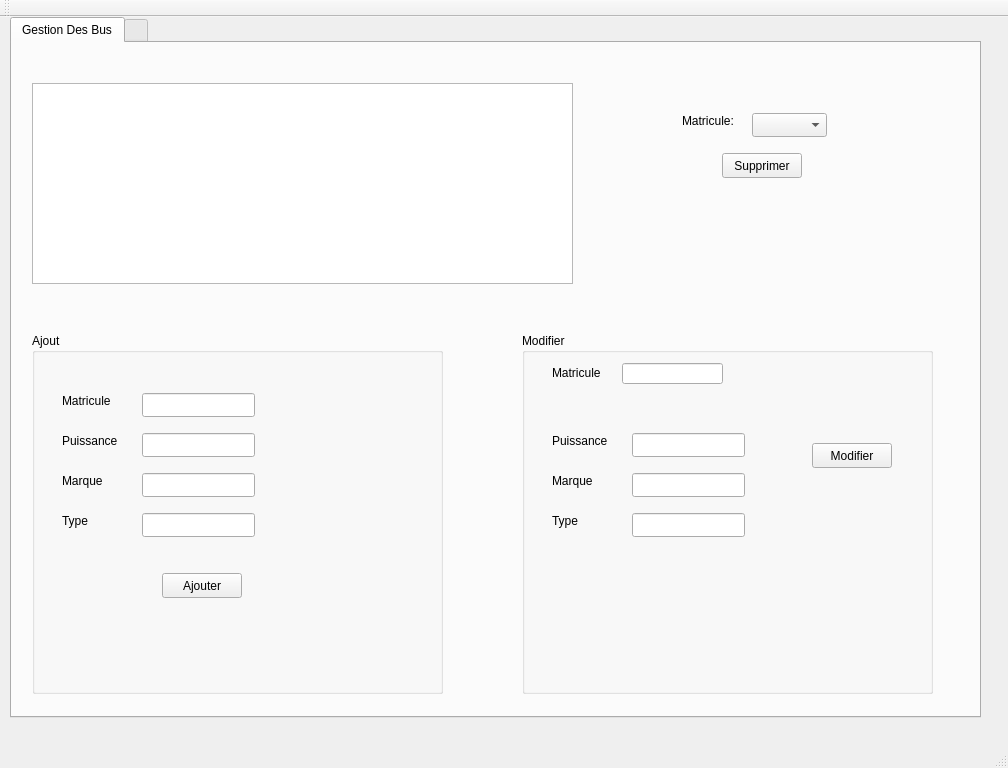
<?xml version="1.0" encoding="UTF-8"?>
<ui version="4.0">
 <class>MainWindow</class>
 <widget class="QMainWindow" name="MainWindow">
  <property name="geometry">
   <rect>
    <x>0</x>
    <y>0</y>
    <width>1008</width>
    <height>768</height>
   </rect>
  </property>
  <property name="windowTitle">
   <string>BUS</string>
  </property>
  <widget class="QWidget" name="centralWidget">
   <widget class="QTabWidget" name="tabWidget">
    <property name="geometry">
     <rect>
      <x>10</x>
      <y>0</y>
      <width>971</width>
      <height>701</height>
     </rect>
    </property>
    <property name="currentIndex">
     <number>0</number>
    </property>
    <widget class="QWidget" name="tab">
     <attribute name="title">
      <string>Gestion Des Bus</string>
     </attribute>
     <widget class="QTableView" name="tab_Bus">
      <property name="geometry">
       <rect>
        <x>20</x>
        <y>40</y>
        <width>541</width>
        <height>201</height>
       </rect>
      </property>
     </widget>
     <widget class="QLabel" name="label_5">
      <property name="geometry">
       <rect>
        <x>670</x>
        <y>70</y>
        <width>56</width>
        <height>16</height>
       </rect>
      </property>
      <property name="text">
       <string>Matricule:</string>
      </property>
     </widget>
     <widget class="QPushButton" name="ButtonSupprimer">
      <property name="geometry">
       <rect>
        <x>710</x>
        <y>110</y>
        <width>80</width>
        <height>25</height>
       </rect>
      </property>
      <property name="text">
       <string>Supprimer</string>
      </property>
     </widget>
     <widget class="QGroupBox" name="groupBox_2">
      <property name="geometry">
       <rect>
        <x>510</x>
        <y>290</y>
        <width>411</width>
        <height>361</height>
       </rect>
      </property>
      <property name="title">
       <string>Modifier</string>
      </property>
      <widget class="QLabel" name="label_6">
       <property name="geometry">
        <rect>
         <x>30</x>
         <y>30</y>
         <width>56</width>
         <height>20</height>
        </rect>
       </property>
       <property name="text">
        <string>Matricule</string>
       </property>
      </widget>
      <widget class="QLabel" name="label_7">
       <property name="geometry">
        <rect>
         <x>30</x>
         <y>100</y>
         <width>56</width>
         <height>16</height>
        </rect>
       </property>
       <property name="text">
        <string>Puissance</string>
       </property>
      </widget>
      <widget class="QLabel" name="label_8">
       <property name="geometry">
        <rect>
         <x>30</x>
         <y>140</y>
         <width>56</width>
         <height>16</height>
        </rect>
       </property>
       <property name="text">
        <string>Marque</string>
       </property>
      </widget>
      <widget class="QLabel" name="label_9">
       <property name="geometry">
        <rect>
         <x>30</x>
         <y>180</y>
         <width>56</width>
         <height>16</height>
        </rect>
       </property>
       <property name="text">
        <string>Type</string>
       </property>
      </widget>
      <widget class="QLineEdit" name="le_matricule_2">
       <property name="geometry">
        <rect>
         <x>100</x>
         <y>30</y>
         <width>101</width>
         <height>21</height>
        </rect>
       </property>
      </widget>
      <widget class="QLineEdit" name="le_puissance_2">
       <property name="geometry">
        <rect>
         <x>110</x>
         <y>100</y>
         <width>113</width>
         <height>24</height>
        </rect>
       </property>
      </widget>
      <widget class="QLineEdit" name="le_marque_2">
       <property name="geometry">
        <rect>
         <x>110</x>
         <y>140</y>
         <width>113</width>
         <height>24</height>
        </rect>
       </property>
      </widget>
      <widget class="QLineEdit" name="le_type_2">
       <property name="geometry">
        <rect>
         <x>110</x>
         <y>180</y>
         <width>113</width>
         <height>24</height>
        </rect>
       </property>
      </widget>
      <widget class="QPushButton" name="Button_Modification">
       <property name="geometry">
        <rect>
         <x>290</x>
         <y>110</y>
         <width>80</width>
         <height>25</height>
        </rect>
       </property>
       <property name="text">
        <string>Modifier</string>
       </property>
      </widget>
     </widget>
     <widget class="QGroupBox" name="groupBox">
      <property name="geometry">
       <rect>
        <x>20</x>
        <y>290</y>
        <width>411</width>
        <height>361</height>
       </rect>
      </property>
      <property name="title">
       <string>Ajout</string>
      </property>
      <widget class="QLabel" name="label">
       <property name="geometry">
        <rect>
         <x>30</x>
         <y>60</y>
         <width>56</width>
         <height>16</height>
        </rect>
       </property>
       <property name="text">
        <string>Matricule</string>
       </property>
      </widget>
      <widget class="QLabel" name="label_2">
       <property name="geometry">
        <rect>
         <x>30</x>
         <y>100</y>
         <width>56</width>
         <height>16</height>
        </rect>
       </property>
       <property name="text">
        <string>Puissance</string>
       </property>
      </widget>
      <widget class="QLabel" name="label_3">
       <property name="geometry">
        <rect>
         <x>30</x>
         <y>140</y>
         <width>56</width>
         <height>16</height>
        </rect>
       </property>
       <property name="text">
        <string>Marque</string>
       </property>
      </widget>
      <widget class="QLabel" name="label_4">
       <property name="geometry">
        <rect>
         <x>30</x>
         <y>180</y>
         <width>56</width>
         <height>16</height>
        </rect>
       </property>
       <property name="text">
        <string>Type</string>
       </property>
      </widget>
      <widget class="QLineEdit" name="le_matricule">
       <property name="geometry">
        <rect>
         <x>110</x>
         <y>60</y>
         <width>113</width>
         <height>24</height>
        </rect>
       </property>
      </widget>
      <widget class="QLineEdit" name="le_puissance">
       <property name="geometry">
        <rect>
         <x>110</x>
         <y>100</y>
         <width>113</width>
         <height>24</height>
        </rect>
       </property>
      </widget>
      <widget class="QLineEdit" name="le_marque">
       <property name="geometry">
        <rect>
         <x>110</x>
         <y>140</y>
         <width>113</width>
         <height>24</height>
        </rect>
       </property>
      </widget>
      <widget class="QLineEdit" name="le_type">
       <property name="geometry">
        <rect>
         <x>110</x>
         <y>180</y>
         <width>113</width>
         <height>24</height>
        </rect>
       </property>
      </widget>
      <widget class="QPushButton" name="Button_Ajouter">
       <property name="geometry">
        <rect>
         <x>130</x>
         <y>240</y>
         <width>80</width>
         <height>25</height>
        </rect>
       </property>
       <property name="text">
        <string>Ajouter</string>
       </property>
      </widget>
     </widget>
     <widget class="QComboBox" name="comboBox">
      <property name="geometry">
       <rect>
        <x>740</x>
        <y>70</y>
        <width>75</width>
        <height>24</height>
       </rect>
      </property>
     </widget>
    </widget>
    <widget class="QWidget" name="tab_2">
     <attribute name="title">
      <string/>
     </attribute>
    </widget>
   </widget>
  </widget>
  <widget class="QMenuBar" name="menuBar">
   <property name="geometry">
    <rect>
     <x>0</x>
     <y>0</y>
     <width>1008</width>
     <height>25</height>
    </rect>
   </property>
  </widget>
  <widget class="QToolBar" name="mainToolBar">
   <attribute name="toolBarArea">
    <enum>TopToolBarArea</enum>
   </attribute>
   <attribute name="toolBarBreak">
    <bool>false</bool>
   </attribute>
  </widget>
  <widget class="QStatusBar" name="statusBar"/>
 </widget>
 <layoutdefault spacing="6" margin="11"/>
 <resources/>
 <connections/>
</ui>
